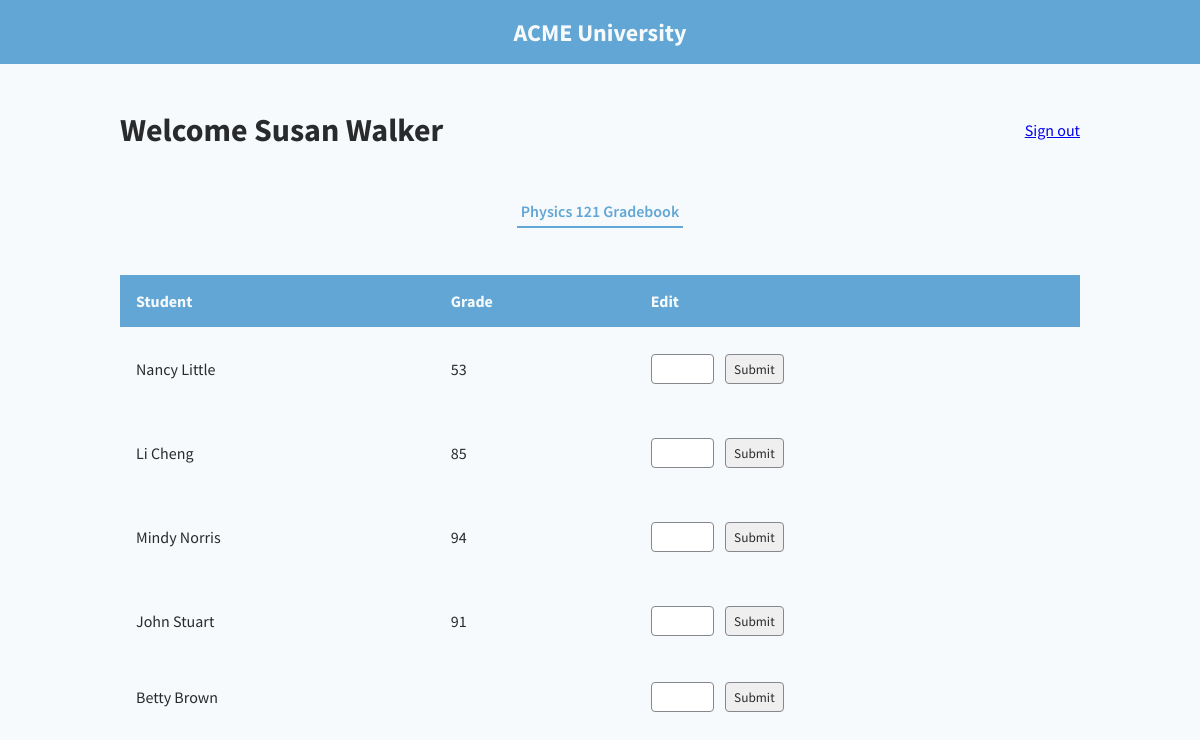
Page /instructor/Susan Walker/Physics 121 (signed in) on the committed database.
### db.py (models this page shows)
class Teacher(db.Model, UserMixin):
	id = db.Column(db.Integer, primary_key=True)
	name = db.Column(db.String, nullable=False)
	user = db.relationship('User', backref='teacher', uselist=False)

class Course(db.Model, UserMixin):
	id = db.Column(db.Integer, primary_key=True)
	course_name = db.Column(db.String, unique=True, nullable=False)
	teacher_id = db.Column(db.Integer, db.ForeignKey('teacher.id'), nullable=False)
	number_enrolled = db.Column(db.Integer, nullable=False)
	capacity = db.Column(db.Integer, nullable=False)
	time = db.Column(db.String, nullable=False)
	teacher = db.relationship('Teacher', backref=db.backref('teachers', lazy=True))
	students = db.relationship('Enrollment', back_populates='course')

class Student(db.Model, UserMixin):
	id = db.Column(db.Integer, primary_key=True, autoincrement=True)
	name = db.Column(db.String, nullable=False)
	user = db.relationship('User', backref='student', uselist=False)
	courses = db.relationship('Enrollment', back_populates='student')

### app.py (the view, shortened to what this page needs)
@app.route("/instructor/<name>/<course>", methods = ['GET', 'POST'])
def specific_course(name, course, student = None):
    instructor_name = name
    instructor_course = course
    tea_course_data = []
    teaQ = Teacher.query.filter_by(name=instructor_name).first()
    teaQC = Course.query.filter_by(teacher_id = teaQ.id, course_name = instructor_course).first()
    print(teaQC)
    if request.method == 'GET':
        for j in range(len(teaQC.students)):
            temp1 = {
                'name':teaQC.students[j].student.name,
                'grade':teaQC.students[j].grade
            }
            tea_course_data.append(temp1)
    return render_template("specificCourse.html", instructor_name = instructor_name, instructor_course = instructor_course, data = tea_course_data)

### app.py (called while the page is built)
@login.user_loader
def load_user(user_id):
    return User.query.get(user_id)

### templates/specificCourse.html (shortened to what this page needs)
{% extends "person.html" %}
{% block styles %}
    {{ super() }}
    <link rel="stylesheet" href="{{ url_for('static', filename = 'instructor.css') }}">
{% endblock %}
{% block person_name %}{{ instructor_name }}{% endblock %}
{% block inner_nav_links %}
    <button class="inner-nav-link active-tab">{{ instructor_course }} Gradebook</button>
{% endblock %}
{% block data_table_headings %}
    <th>Student</th>
    <th>Grade</th>
    <th>Edit</th>
{% endblock %}
{% block data_table_body %}
    {% for student in data %}
        <tr>
            <td>{{ student.name }}</td>
            <td onclick="editGrade('{{ student.grade }}')">
                <p class="grade-value">{{ student.grade }}</p>
            </td>
            <td>
                <form action="{{ url_for('specific_course', name = instructor_name, course = instructor_course, student = student.name ) }}" method="post">
                    <input type="text" class="editable-field" name="new_grade" autocomplete="off">
                    <input class="edit-grade-submit" type="submit" value="Submit">
                </form>
            </td>
        </tr>
    {% endfor %}
{% endblock %}

### static/base.css (style rules this page uses)
:root { --bg-color: #F7FAFC; --accent-color: #61A6D4; --primary-text-color: #292A2C; --secondary-text-color: #61A6D4; --tertiary-text-color: #84878B; --quaternary-text-color: #F7FAFC; }
body { margin: 0; padding: 0; width: 100vw; height: 100vh; font-family: 'Source Sans Pro', Arial, Helvetica, sans-serif; background-color: var(--bg-color); color: var(--primary-text-color); position: relative; overflow-x: hidden; }

### static/person.css (style rules this page uses)
.inner-nav-link { padding: .35rem .25rem; text-decoration: none; border: none; background-color: transparent; font-family: 'Source Sans Pro', Arial, Helvetica, sans-serif; font-size: 1rem; color: var(--primary-text-color); }
.active-tab { font-weight: 600; color: var(--secondary-text-color); border-bottom: 2px solid var(--accent-color); }
.data-table-row th { text-align: left; padding: 1rem 1rem; }
.data-table-body td { color: var(--primary-text-color); padding: 1rem 1rem; }
.editable-field, .edit-grade-submit, .options-button { border: 1px solid #84878B; border-radius: .25rem; font-family: 'Source Sans Pro', Arial, Helvetica, sans-serif; color: var(--primary-text-color); display: inline-block; }
.editable-field { padding: .35rem; width: 50px; }
.grade-value { display: inline-block; }
.edit-grade-submit { padding: .35rem .5rem; margin-left: .5rem; }

### rows in the picture
Teacher: name "Susan Walker"
Course: course_name "Physics 121"
Student: name "Nancy Little", grade "53"
Student: name "Li Cheng", grade "85"
Student: name "Mindy Norris", grade "94"
Student: name "John Stuart", grade "91"
Student: name "Betty Brown"
